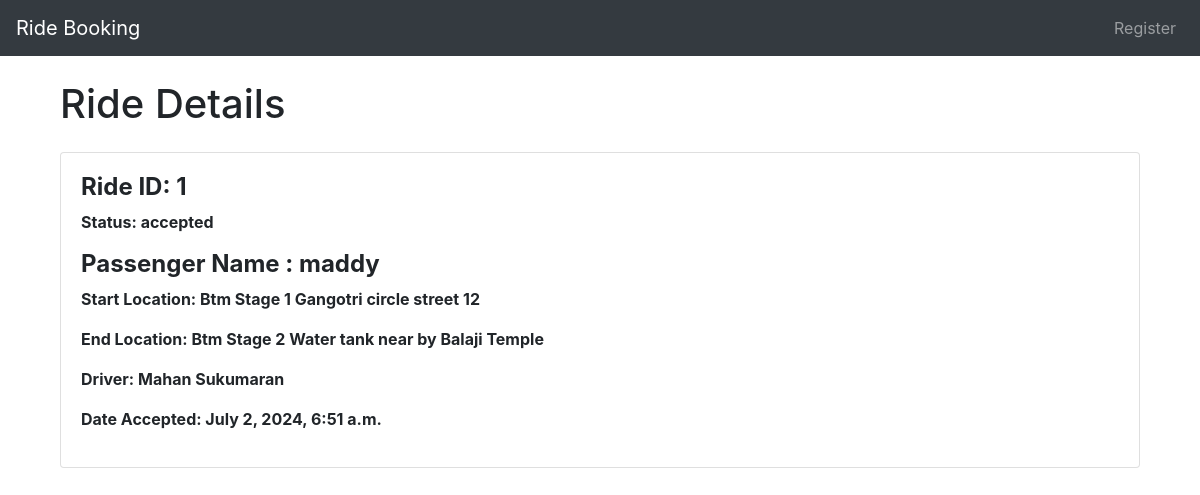
Screenshot of /ride_detail/1/ with the database file from the repository.
### Car/models.py (models this page shows, shortened)
class Ride(models.Model):
    passenger = models.CharField(max_length=250)
    driver = models.CharField(max_length=250, blank=True)
    start_location = models.CharField(max_length=255)
    end_location = models.CharField(max_length=255)
    STATUS_CHOICES = [
        ('requested', 'Requested'),
        ('accepted', 'Accepted'),
        ('completed', 'Completed'),
    ]
    status = models.CharField(max_length=20, choices=STATUS_CHOICES, default='requested')
    date_requested = models.DateTimeField(auto_now_add=True)
    date_accepted = models.DateTimeField(blank=True, null=True)
    date_completed = models.DateTimeField(blank=True, null=True)

### Car/views.py (the view)
# urls.py: path('ride_detail/<int:pk>/', views.ride_detail, name='ride_detail'),
def ride_detail(request, pk):
    ride = get_object_or_404(Ride, pk=pk)
    return render(request, 'ride/ride_detail.html', {'ride': ride})

### templates/ride/ride_detail.html (shortened to what this page needs)
{% extends 'ride/ride_base.html' %}
{% block content %}
<div class="container">
  <h1 class="mt-4 mb-4">Ride Details</h1>
  <div class="card">
    <div class="card-body">
      <h4><b>Ride ID: {{ ride.id }}</b></h4>
      <p><b> Status: {{ ride.status }}</b></p>
      <h4><b> Passenger Name : {{ ride.passenger }}</b></h4>
      <p><b> Start Location: {{ ride.start_location }}</b></p>
      <p><b> End Location: {{ ride.end_location }}</b></p>
      {% if ride.driver %}
      <p><b> Driver: {{ ride.driver }}</b></p>
      <p><b>Date Accepted: {{ ride.date_accepted }}</b></p>
      {% endif %}
    </div>
  </div>
</div>
{% endblock %}

### rows the page displays
Ride: id "1", status "accepted", passenger "maddy", start_location "Btm Stage 1 Gangotri circle street 12", end_location "Btm Stage 2 Water tank near by Balaji Temple", driver "Mahan Sukumaran", date_accepted "July 2, 2024, 6:51 a.m."
